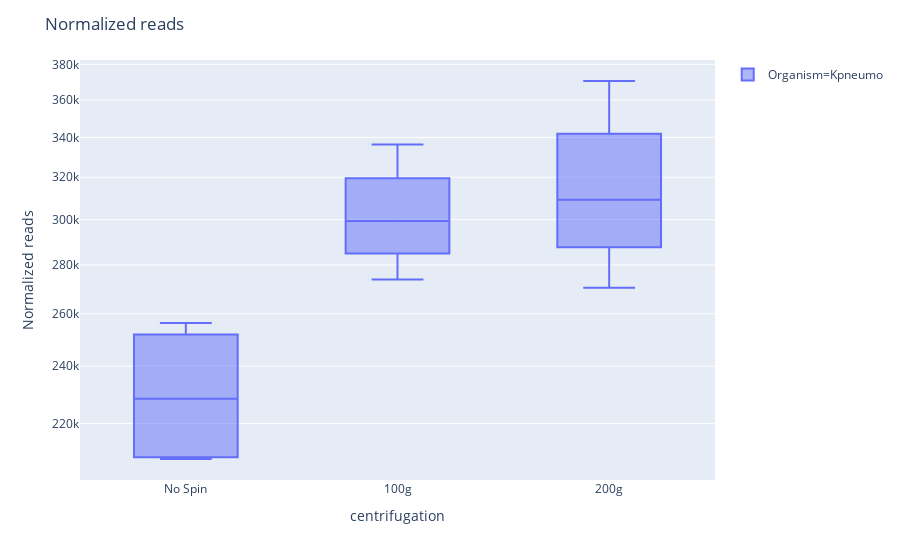

Here is the notebook cell this chart was saved with:
### Code cell
fig = px.box(merged_melt[(merged_melt['Organism']=='Kpneumo') & (merged_melt['Pool']=='Kpneumo spike')], x='centrifugation', y='Normalized reads', color='Organism',
             log_y=True, category_orders={'centrifugation': ['No Spin', '100g', '200g']})
fig.update_layout(height=700, title='Normalized reads')
fig.show()

### Figure 1 — Plotly figure (JSON) as saved in the notebook; plotly's stock layout.template omitted (floating-point values rounded to 4 significant figures)
{"data": [{"alignmentgroup": "True", "hoverlabel": {"namelength": 0}, "hovertemplate": "Organism=Kpneumo<br>centrifugation=%{x}<br>Normalized reads=%{y}", "legendgroup": "Organism=Kpneumo", "marker": {"color": "#636efa"}, "name": "Organism=Kpneumo", "notched": false, "offsetgroup": "Organism=Kpneumo", "orientation": "v", "showlegend": true, "type": "box", "x": ["No Spin", "No Spin", "No Spin", "No Spin", "200g", "200g", "200g", "200g", "100g", "100g", "100g", "100g"], "x0": " ", "xaxis": "x", "y": [247300.0, 256400.0, 208400.0, 209500.0, 313400.0, 305000.0, 270500.0, 370500.0, 273800.0, 336300.0, 302600.0, 296100.0], "y0": " ", "yaxis": "y"}], "layout": {"autosize": true, "boxmode": "group", "legend": {"tracegroupgap": 0}, "margin": {"t": 60}, "title": {"text": "Normalized reads"}, "xaxis": {"anchor": "y", "autorange": true, "categoryarray": ["No Spin", "100g", "200g"], "categoryorder": "array", "domain": [0, 1], "range": [-0.5, 2.5], "title": {"text": "centrifugation"}, "type": "category"}, "yaxis": {"anchor": "x", "autorange": true, "domain": [0, 1], "range": [5.305, 5.583], "title": {"text": "Normalized reads"}, "type": "log"}}}
